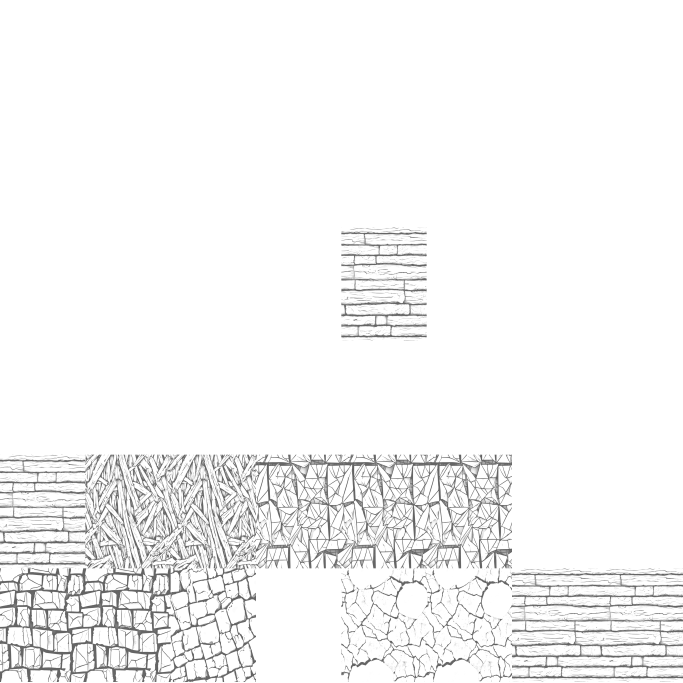
#> input picture tools/asset_generators/sagaink_kit/out/atlas_sagaink_ao.png, 2048 x 2048 px, given in place of wood.png, which was not available (shown at 1/3 size)
$ python derive_maps.py
#> lines starting #> are read from the running program, lines starting #| are printed output that depends on the picture; pictures that were not available may be replaced by others from this repository, and a replacement may not be noted
#> in derive, img is the input picture: PIL image 2048x2048 L; min 72, max 255, mean 245
#!/usr/bin/env python3
"""sagaink kit — derive normal + AO maps from the inked albedo textures.

The ink textures already encode depth as tone: cross-hatched recesses read dark,
lit faces read light. That height signal drives a tangent-space normal map (so
the plank seams / mortar courses / reed bundles catch light on the mesh) and a
soft ambient-occlusion map (so the carved recesses stay shaded). Purely local —
no ComfyUI, no network. Tiling is preserved by wrapping the Sobel/blur at the
edges so the derived maps stay seamless like their source.

Usage:
  python derive_maps.py wood        # one material -> wood_n.png, wood_ao.png
  python derive_maps.py all         # every material in out/
"""
from __future__ import annotations

import sys
from pathlib import Path

import numpy as np
from PIL import Image, ImageFilter

OUT = Path(__file__).resolve().parent / "out"
MATERIALS = ["wood", "stone", "thatch", "plaster", "shingle",
             "cobble", "snow", "snow_stone"]

# Per-material relief strength: how tall the height field reads. Deep mortar and
# overlapping reeds/shingles want more; flat plaster/snow want less.
STRENGTH = {"wood": 1.5, "stone": 2.2, "thatch": 2.4, "plaster": 1.0, "shingle": 2.3,
            "cobble": 2.3, "snow": 0.7, "snow_stone": 2.0}


def _height(img: Image.Image, blur: float = 1.2) -> np.ndarray:
    """Grayscale luminance as a [0,1] height field, lightly blurred to kill
    single-pixel ink noise that would otherwise pit the normals."""
#> called with blur = 1.2
    g = img.convert("L").filter(ImageFilter.GaussianBlur(blur))
    return np.asarray(g, dtype=np.float32) / 255.0


def _normal_map(h: np.ndarray, strength: float) -> Image.Image:
    """Tangent-space normal map from a height field, seam-safe via np.roll (wrap)."""
#> called with strength = 1.5
    # central differences with wrap-around so the map tiles like the source
    dx = (np.roll(h, -1, axis=1) - np.roll(h, 1, axis=1)) * 0.5
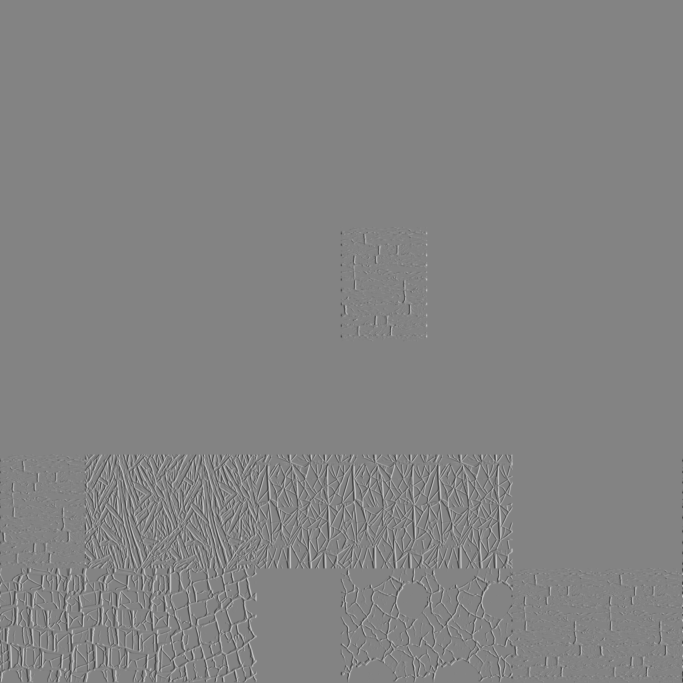
#> dx: shape (2048, 2048) float32 (shown at 1/3 size); min -0.302, max 0.282, mean -1.9e-12; drawn with min black and max white
    dy = (np.roll(h, -1, axis=0) - np.roll(h, 1, axis=0)) * 0.5
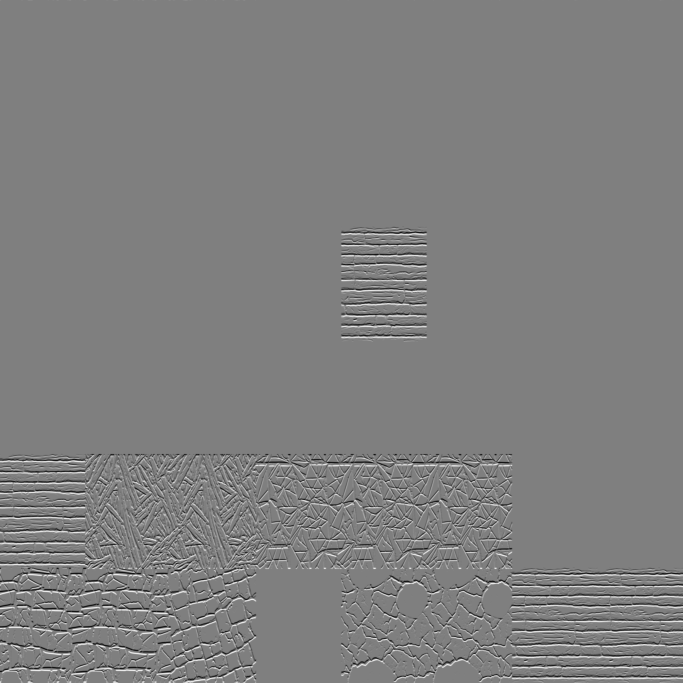
#> dy: shape (2048, 2048) float32 (shown at 1/3 size); min -0.173, max 0.173, mean -2.91e-11; drawn with min black and max white
    nx = -dx * strength
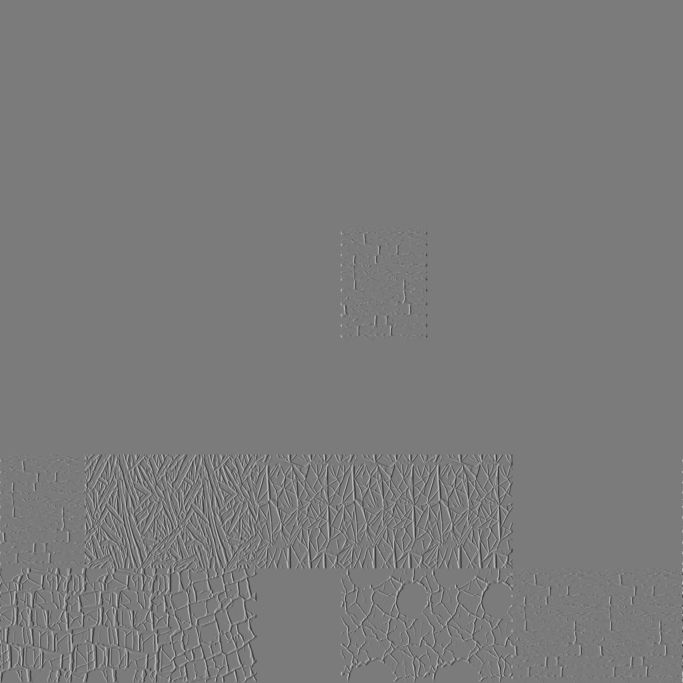
#> nx: shape (2048, 2048) float32 (shown at 1/3 size); min -0.424, max 0.453, mean -2.21e-12; drawn with min black and max white
    ny = -dy * strength
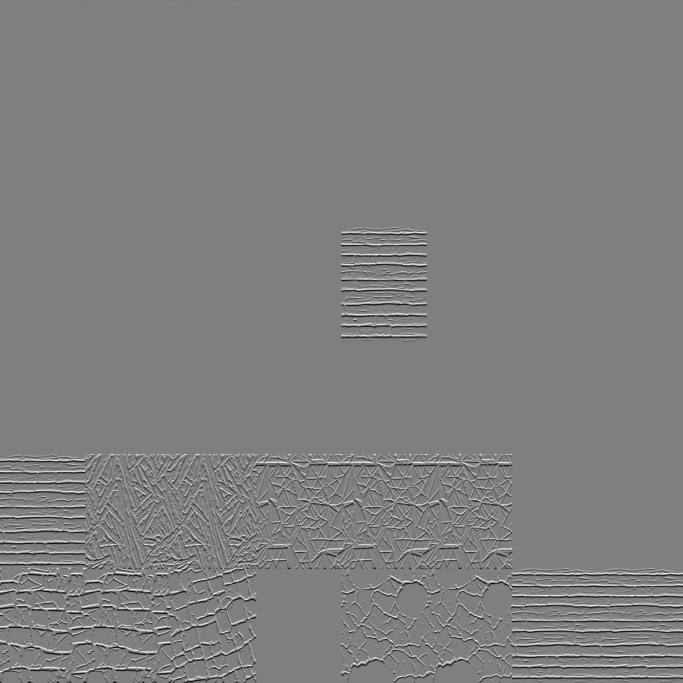
#> ny: shape (2048, 2048) float32 (shown at 1/3 size); min -0.259, max 0.259, mean -1.46e-11; drawn with min black and max white
    nz = np.ones_like(h)
    inv = 1.0 / np.sqrt(nx * nx + ny * ny + nz * nz)
    nx, ny, nz = nx * inv, ny * inv, nz * inv
    # encode [-1,1] -> [0,255]; +Y up (OpenGL/Godot convention)
    rgb = np.stack([(nx * 0.5 + 0.5), (ny * 0.5 + 0.5), (nz * 0.5 + 0.5)], axis=-1)
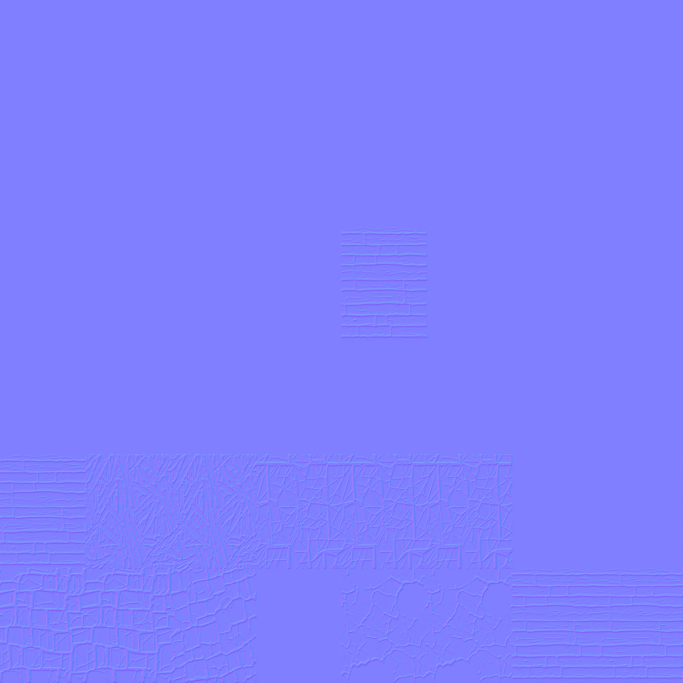
#> rgb: shape (2048, 2048, 3) float32 (shown at 1/3 size); mean of channels 0, 1, 2 0.5, 0.5, 1; drawn as R, G, B
    return Image.fromarray((rgb * 255.0).clip(0, 255).astype(np.uint8), "RGB")
#> returned value: PIL image 2048x2048 RGB


def _ao_map(img: Image.Image, h: np.ndarray) -> Image.Image:
    """Soft AO: darken the recesses (low height) relative to a wide-blur local
    average, so broad tone doesn't wash out but crevices stay occluded. Wrapped
    blur keeps it tiling."""
    # wide seam-safe blur via tiling the image 3x, blurring, cropping centre
    H, W = h.shape
#> H = 2048; W = 2048
    tiled = np.tile(h, (3, 3))
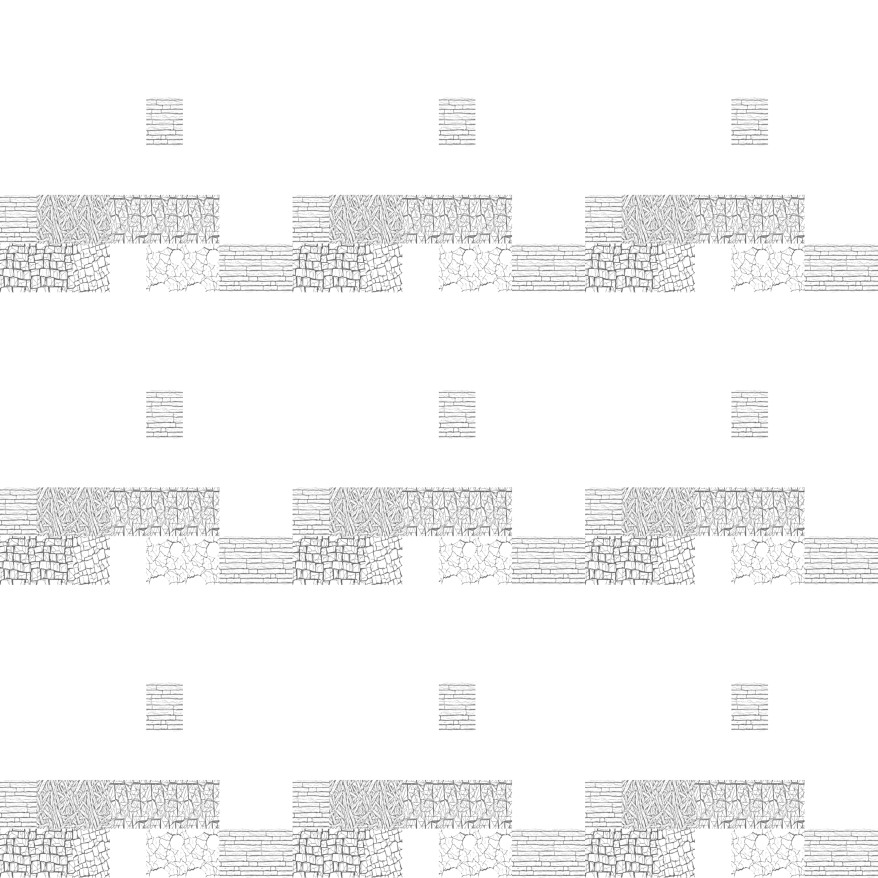
#> tiled: shape (6144, 6144) float32 (shown at 1/7 size); min 0.392, max 1, mean 0.961
    wide = np.asarray(
        Image.fromarray((tiled * 255).astype(np.uint8)).filter(ImageFilter.GaussianBlur(W * 0.03)),
        dtype=np.float32,
    )[H : 2 * H, W : 2 * W] / 255.0
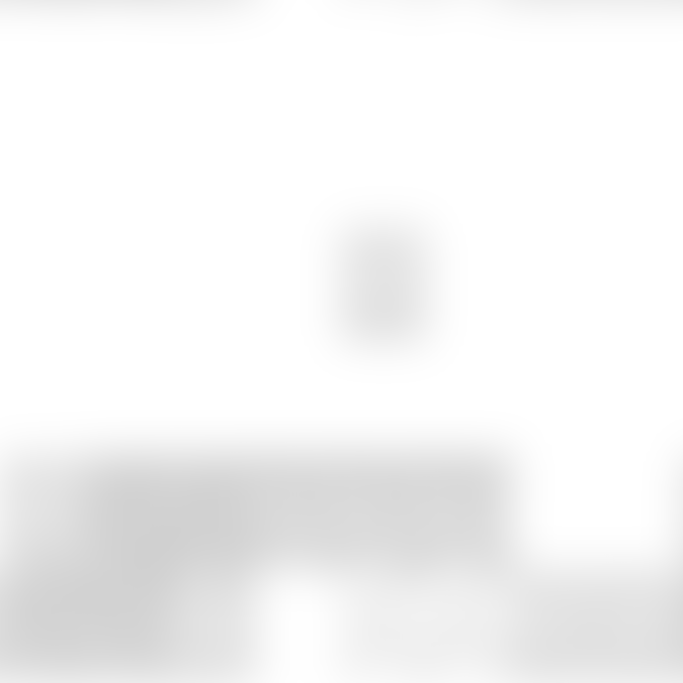
#> wide: shape (2048, 2048) float32 (shown at 1/3 size); min 0.816, max 1, mean 0.961
    # occlusion where local height sits below its neighbourhood average
    ao = 1.0 - np.clip((wide - h) * 2.2, 0.0, 0.6)
    return Image.fromarray((ao * 255.0).clip(0, 255).astype(np.uint8), "L")
#> returned value: PIL image 2048x2048 L


def derive(material: str) -> None:
    src = OUT / f"{material}.png"
    img = Image.open(src)
    h = _height(img)
    s = STRENGTH.get(material, 1.5)
    _normal_map(h, s).save(OUT / f"{material}_n.png")
    _ao_map(img, h).save(OUT / f"{material}_ao.png")
    print(f"[{material}] -> {material}_n.png  {material}_ao.png  (strength {s})", flush=True)


if __name__ == "__main__":
    which = sys.argv[1] if len(sys.argv) > 1 else "all"
    names = MATERIALS if which == "all" else [which]
    for m in names:
        derive(m)
#> pass 2 of the loop `for m in names:`:
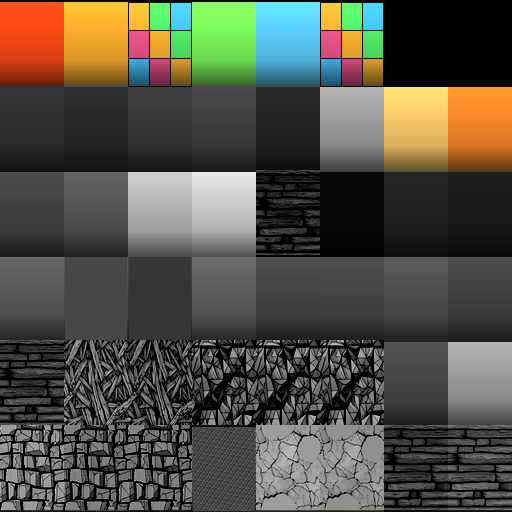
#> input picture tools/asset_generators/sagaink_kit/out/atlas_sagaink_color.png, 512 x 512 px, given in place of stone.png, which was not available
#> in derive, img is the input picture: PIL image 512x512 RGB; mean R, G, B 83.1, 80.7, 70
#> g: PIL image 512x512 L
#> dx: shape (512, 512) float32
#> dy: shape (512, 512) float32
#> inv: shape (512, 512) float32
#> rgb: shape (512, 512, 3) float32
#> in _ao_map (call 2), `tiled = np.tile(h, (3, 3))`:
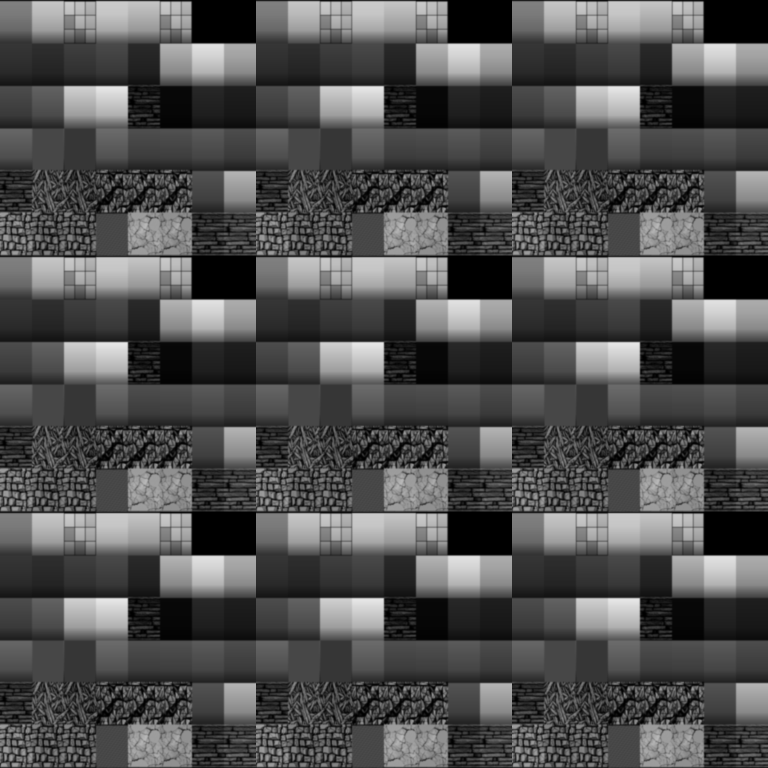
#> tiled: shape (1536, 1536) float32 (shown at 1/2 size); min 0, max 0.902, mean 0.315
#> wide: shape (512, 512) float32
#> in _ao_map (call 2), `ao = 1.0 - np.clip((wide - h) * 2.2, 0.0, 0.6)`:
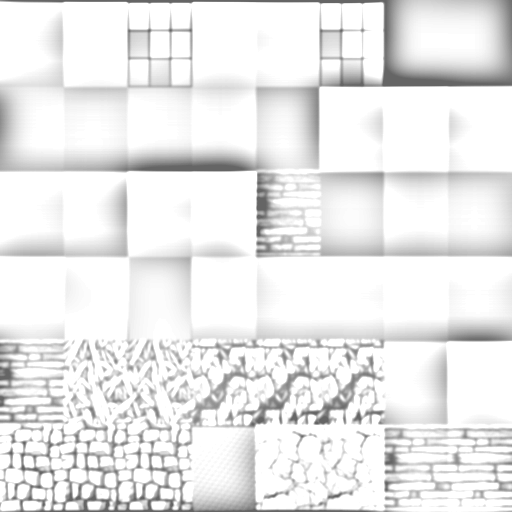
#> ao: shape (512, 512) float32; min 0.4, max 1, mean 0.922
#> (the run stopped early here; a loop or call above may not have finished)
